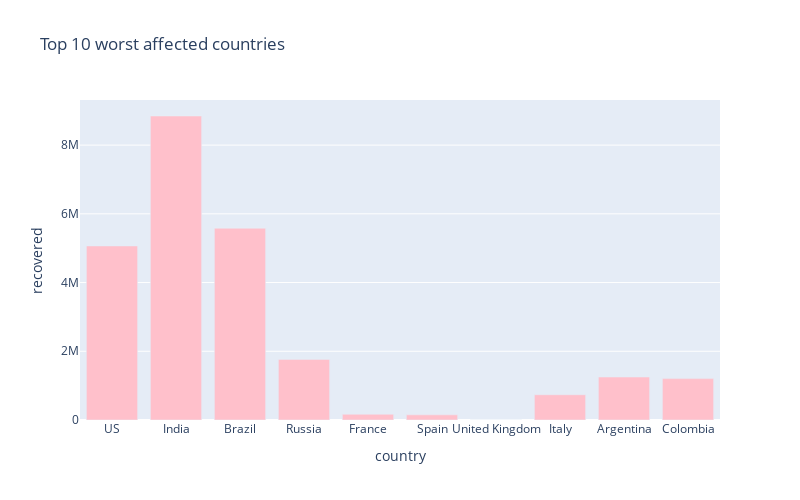

Write notebook code for a chart like this one.
### Markdown cell above
# Worst hit countries - Recovering cases

### Code cell
px.bar(
    sorted_country_df.head(10),
    x = "country",
    y = "recovered",
    title= "Top 10 worst affected countries", # the axis names
    color_discrete_sequence=["pink"], 
    height=500,
    width=800
)

### Figure 1 — Plotly figure (JSON) as saved in the notebook; plotly's stock layout.template omitted (floating-point values rounded to 4 significant figures)
{"data": [{"alignmentgroup": "True", "hovertemplate": "country=%{x}<br>recovered=%{y}<extra></extra>", "legendgroup": "", "marker": {"color": "pink"}, "name": "", "offsetgroup": "", "orientation": "v", "showlegend": false, "textposition": "auto", "type": "bar", "x": ["US", "India", "Brazil", "Russia", "France", "Spain", "United Kingdom", "Italy", "Argentina", "Colombia"], "xaxis": "x", "y": [5065030, 8847600, 5581436, 1763493, 167005, 150376, 3521, 734503, 1249843, 1204452], "yaxis": "y"}], "layout": {"barmode": "relative", "height": 500, "legend": {"tracegroupgap": 0}, "title": {"text": "Top 10 worst affected countries"}, "width": 800, "xaxis": {"anchor": "y", "domain": [0, 1], "title": {"text": "country"}}, "yaxis": {"anchor": "x", "domain": [0, 1], "title": {"text": "recovered"}}}}
